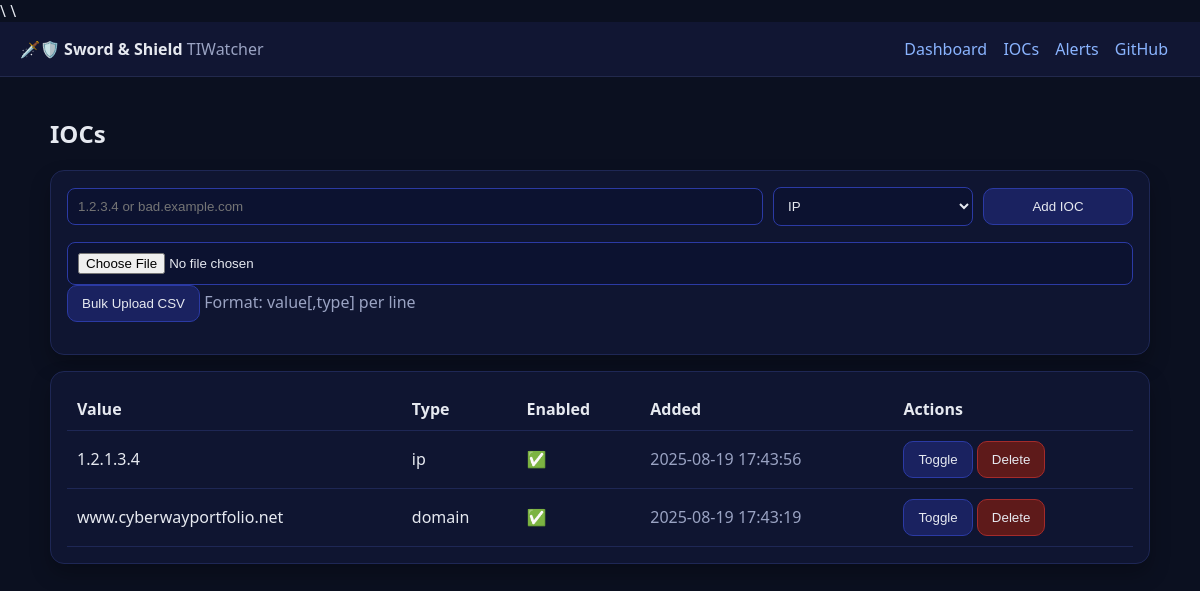
The page /iocs on the database its author committed.
### app.py (models this page shows)
class IOC(db.Model):
    id = db.Column(db.Integer, primary_key=True)
    value = db.Column(db.String(255), nullable=False, unique=True)
    ioc_type = db.Column(db.String(20), nullable=False, default="ip")  # ip|domain
    enabled = db.Column(db.Boolean, default=True)
    created_at = db.Column(db.DateTime, default=datetime.utcnow)

### app.py (the view, shortened to what this page needs)
@app.route("/iocs", methods=["GET", "POST"])
def iocs():
    items = IOC.query.order_by(IOC.created_at.desc()).all()
    return render_template("iocs.html", items=items)

### app.py (called while the page is built)
@app.template_filter("dt")
def fmt_dt(v):
    if not v: return ""
    return v.strftime("%Y-%m-%d %H:%M:%S")

### templates/iocs.html (shortened to what this page needs)
{% extends "base.html" %}
{% block content %}
<h2>IOCs</h2>
<div class="card">
  <form method="post" style="display:grid; grid-template-columns: 1fr 200px 150px; gap:10px; align-items:center">
    <input name="value" placeholder="1.2.3.4 or bad.example.com" />
    <select name="ioc_type">
      <option value="ip">IP</option>
    </select>
    <button class="btn" type="submit">Add IOC</button>
  </form>
  <form action="{{ url_for('upload_iocs') }}" method="post" enctype="multipart/form-data" style="margin-top:10px">
    <input type="file" name="file" accept=".csv,text/csv" />
    <button class="btn" type="submit">Bulk Upload CSV</button>
    <span class="muted">Format: value[,type] per line</span>
  </form>
</div>
<div class="card" style="margin-top:16px">
  <table>
    <thead><tr><th>Value</th><th>Type</th><th>Enabled</th><th>Added</th><th>Actions</th></tr></thead>
    <tbody>
      {% for item in items %}
      <tr>
        <td>{{ item.value }}</td>
        <td>{{ item.ioc_type }}</td>
        <td>{{ "✅" if item.enabled else "⏸️" }}</td>
        <td class="muted">{{ item.created_at|dt }}</td>
        <td>
          <form class="inline" method="post" action="{{ url_for('toggle_ioc', ioc_id=item.id) }}"><button class="btn" type="submit">Toggle</button></form>
          <form class="inline" method="post" action="{{ url_for('delete_ioc', ioc_id=item.id) }}" onsubmit="return confirm('Delete IOC?')"><button class="btn btn-danger" type="submit">Delete</button></form>
        </td>
      </tr>
      {% else %}
      <tr><td colspan="5" class="muted">No IOCs yet.</td></tr>
      {% endfor %}
    </tbody>
  </table>
</div>
{% endblock %}

### templates/base.html (style rules this page uses)
body { font-family: system-ui, -apple-system, Segoe UI, Roboto, Arial, sans-serif; margin:0; background:#0b1020; color:#e6e9f0; }
.card { background:#0f1531; border:1px solid #1e2755; border-radius:14px; padding:16px; box-shadow: 0 10px 20px rgba(0,0,0,.25); }
.muted { color:#9aa3c3; }
.btn { background:#1a2260; border:1px solid #2b3aa4; padding:10px 14px; border-radius:10px; color:#e6e9f0; }
.btn-danger { background:#5e1a1a; border-color:#a42b2b; }
table { width:100%; border-collapse:collapse; }
th, td { padding:10px; border-bottom:1px solid #1e2755; text-align:left; }
input, select { background:#0c1230; border:1px solid #2b3aa4; color:#e6e9f0; padding:10px; border-radius:8px; width:100%; }
form.inline { display:inline; }

### rows shown on the page
IOC: value "1.2.1.3.4", ioc_type "ip", enabled "✅", created_at|dt "2025-08-19 17:43:56"
IOC: value "www.cyberwayportfolio.net", ioc_type "domain", enabled "✅", created_at|dt "2025-08-19 17:43:19"
